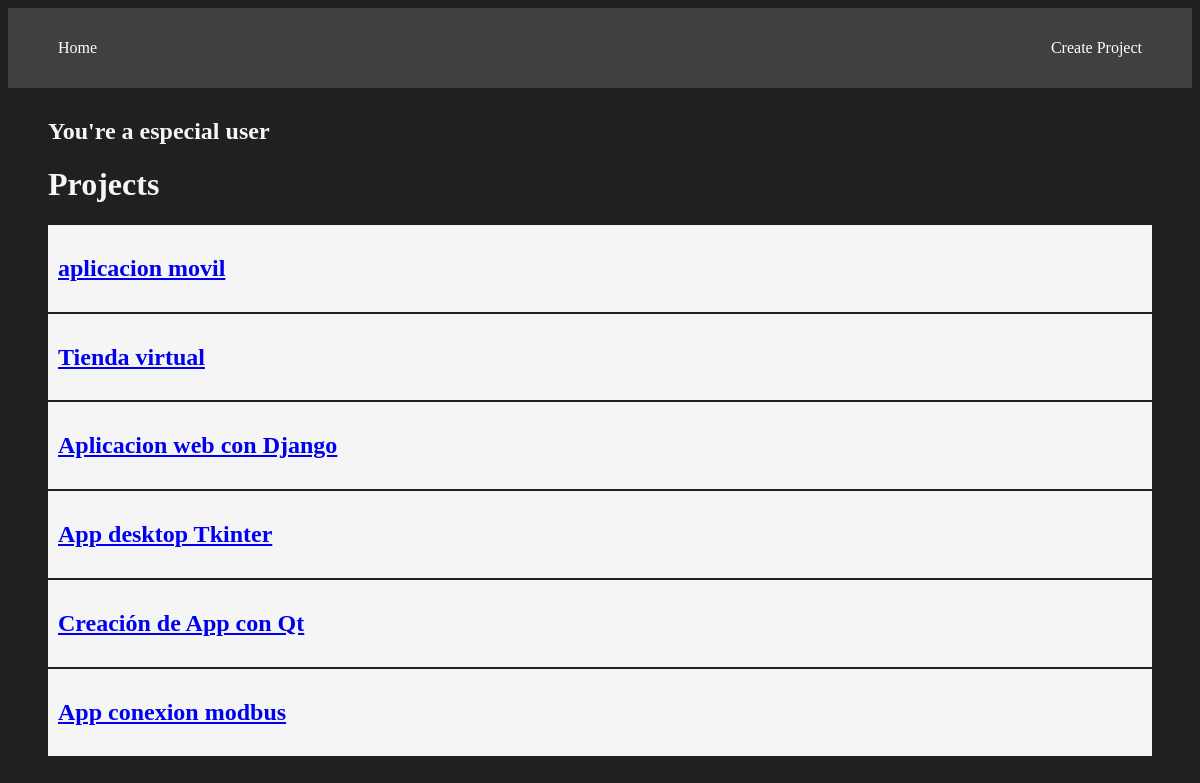
The app's page /projects/, older data.
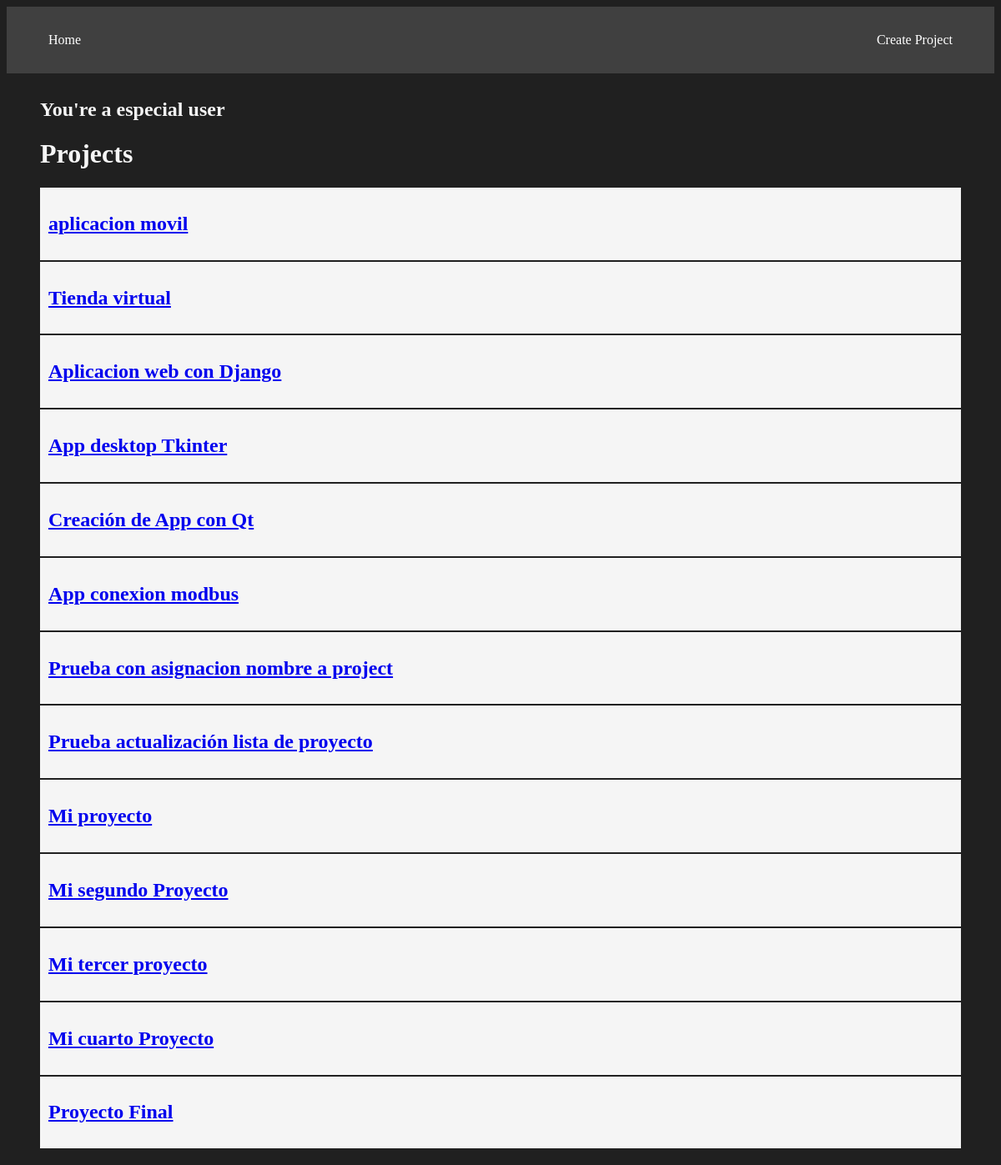
The same page, newer data.
### myApp/models.py (models this page shows, shortened)
class Project(models.Model):
    name = models.CharField(max_length = 200)

### myApp/views.py (the view)
# urls.py: path('projects/', views.projects, name = "projects"),
def projects(request):
    projects = Project.objects.all()
    return render(request, "Projects/projects.html",{
        'projects' : projects
    })

### myApp/templates/Projects/projects.html (shortened to what this page needs)
{% extends 'layouts/base3.html' %}
{% block content %}
    <!DOCTYPE html>
    <html lang="en">
    <head>
    </head>
    <body>
        <h1>Projects</h1>
        {% for project in projects %}
        <article class="card">
            <a href="{% url 'project_detail'  project.id %}"><h2>{{project.name}}</h2></a>
        </article>
        {% endfor%}
    </body>
    </html>
{% endblock %}

### myApp/templates/layouts/base3.html (shortened to what this page needs)
{% load static %}
<!DOCTYPE html>
<html lang="en">
<head>
    <link rel="stylesheet" href="{% static 'css/style.css' %}">
</head>
<body>
    <nav class="navbar container">
        <ul>
            <li><a href="{% url 'index' %}">Home</a></li>
            <li><a href="{% url 'createProject' %}">Create Project</a></li>
        </ul>
    </nav>
    <main class="container">
        <h2>You're a especial user</h2>
        {% block content%}
        {% endblock %}
    </main>
</body>

### myApp/static/css/style.css (style rules this page uses)
body { background-color: #202020; color: whitesmoke; }
.navbar { background-color: #404040; }
.navbar ul { display: flex; justify-content: space-between; text-align: center; padding: 5px 10px; }
.navbar ul li { list-style: none; }
.navbar ul li a { color: white; text-decoration: none; }
.container { max-width: 1200px; margin: auto; padding: 10px 40px; }
.card { background-color: whitesmoke; padding: 10px; margin-bottom: 2px; color: black; }

Row changes from the older to the newer data that the page shows:
added Project: name "Prueba con asignacion nombre a project"
added Project: name "Prueba actualización lista de proyecto"
added Project: name "Mi proyecto"
added Project: name "Mi segundo Proyecto"
added Project: name "Mi tercer proyecto"
added Project: name "Mi cuarto Proyecto"
added Project: name "Proyecto Final"
